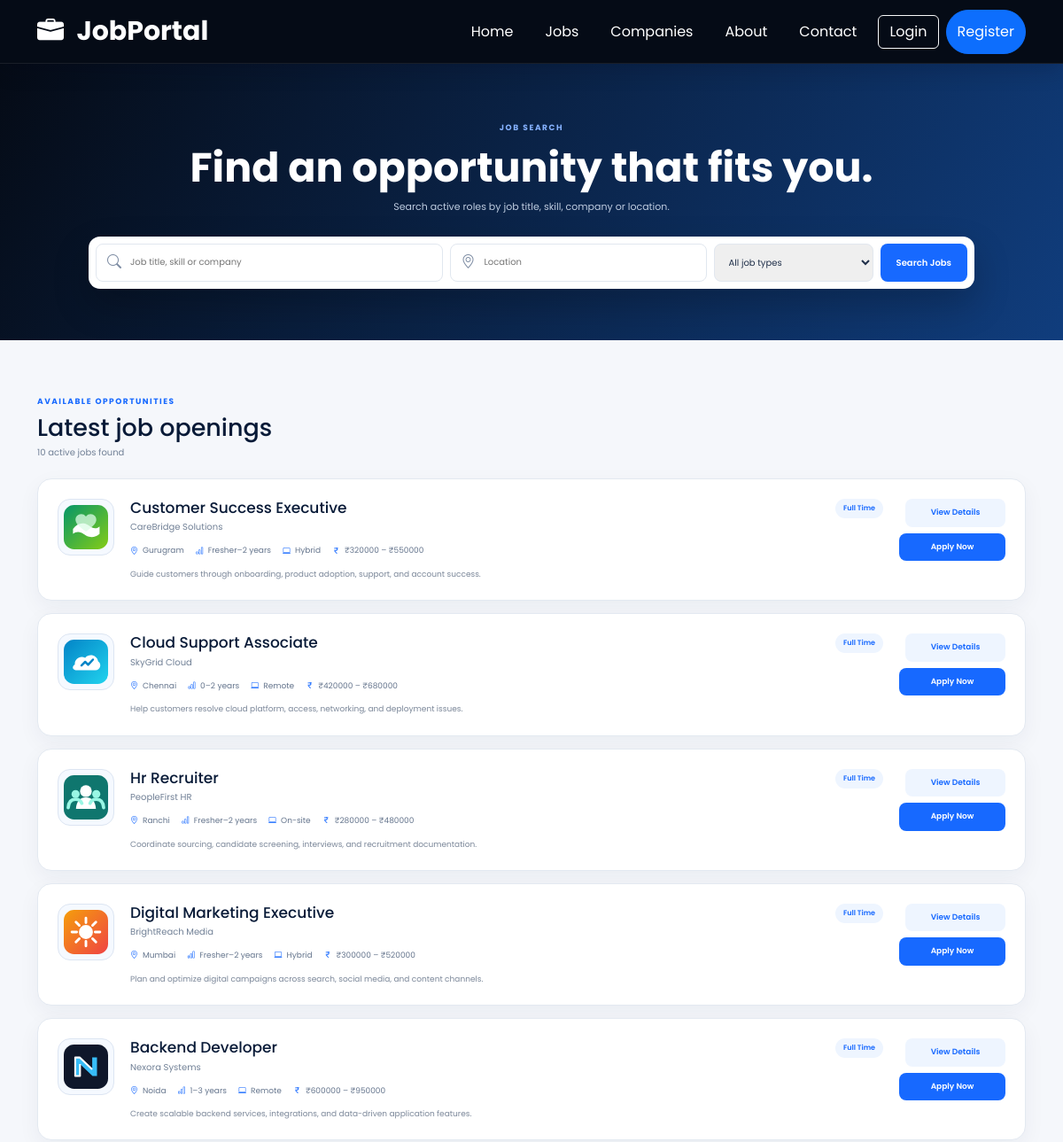
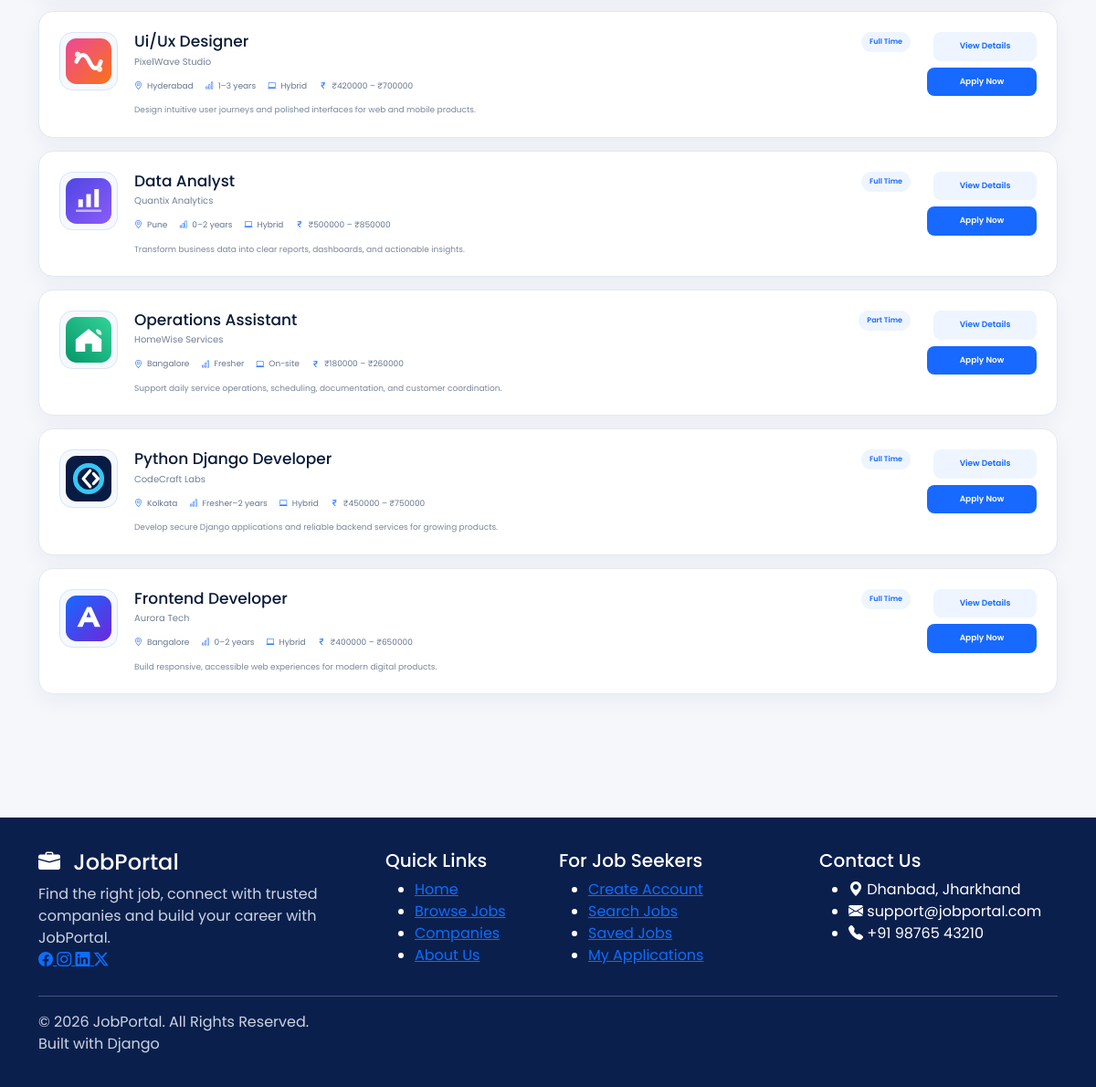
Page /jobs/browse/ on the committed database (2 pictures, top to bottom).
### jobs/models.py (models this page shows, shortened)
class Job(models.Model):
    JOB_TYPES = (
        ("full_time", "Full Time"),
        ("part_time", "Part Time"),
        ("internship", "Internship"),
        ("contract", "Contract"),
        ("remote", "Remote"),
    )
    employer = models.ForeignKey(
        settings.AUTH_USER_MODEL,
        on_delete=models.CASCADE,
        related_name="posted_jobs"
    )
    title = models.CharField(max_length=200)
    company_name = models.CharField(
        max_length=180,
        blank=True
    )
    category = models.CharField(
        max_length=100,
        blank=True
    )
    job_type = models.CharField(
        max_length=20,
        choices=JOB_TYPES
    )
    location = models.CharField(max_length=150)
    experience = models.CharField(
        max_length=100,
        blank=True
    )
    minimum_salary = models.PositiveIntegerField(
        blank=True,
        null=True
    )
    maximum_salary = models.PositiveIntegerField(
        blank=True,
        null=True
    )
    description = models.TextField()
    requirements = models.TextField()
    skills = models.CharField(
        max_length=500,
        blank=True
    )
    application_deadline = models.DateField(
        blank=True,
        null=True
    )
    number_of_vacancies = models.PositiveIntegerField(
        default=1
    )
    work_mode = models.CharField(
        max_length=50,
        blank=True
    )
    education_level = models.CharField(
        max_length=100,
        blank=True
    )
    benefits = models.CharField(
        max_length=500,
        blank=True
    )
    company_logo = models.ImageField(
        upload_to="company_logos/",
        blank=True,
        null=True
    )
    is_active = models.BooleanField(default=True)
    created_at = models.DateTimeField(auto_now_add=True)
    updated_at = models.DateTimeField(auto_now=True)

### accounts/models.py (models this page shows, shortened)
class User(AbstractUser):
    USER_TYPES = (
        ('candidate', 'Candidate'),
        ('employer', 'Employer'),
    )
    user_type = models.CharField(
        max_length=20,
        choices=USER_TYPES
    )
    phone = models.CharField(
        max_length=15,
        blank=True
    )
    profile_image = models.ImageField(
        upload_to='profiles/',
        blank=True,
        null=True
    )
    resume = models.FileField(
    upload_to="resumes/",
    blank=True,
    null=True
)

### jobs/views.py (the view, shortened to what this page needs)
# urls.py: path('browse/', views.browse_jobs, name='browse_jobs'),
def browse_jobs(request):
    jobs = Job.objects.filter(
        is_active=True
    )
    search_query = request.GET.get(
        "search",
        ""
    ).strip()
    location = request.GET.get(
        "location",
        ""
    ).strip()
    job_type = request.GET.get(
        "job_type",
        ""
    ).strip()
    if location:
        jobs = jobs.filter(
            location__icontains=location
        )
    if job_type:
        jobs = jobs.filter(
            job_type=job_type
        )
    jobs = jobs.order_by("-created_at")
    paginator = Paginator(
        jobs,
        10
    )
    page_number = request.GET.get("page")
    page_obj = paginator.get_page(
        page_number
    )
    saved_job_ids = []
    return render(
        request,
        "jobs.html",
        {
            "jobs": page_obj,
            "page_obj": page_obj,
            "saved_job_ids": saved_job_ids,
            "search_query": search_query,
            "selected_location": location,
            "selected_job_type": job_type,
            "jobs_count": paginator.count,
        }
    )

### templates/jobs.html (shortened to what this page needs)
{% extends "base.html" %}{% load static %}
{% block content %}
<header class="browse-professional-hero"><div class="container"><span>JOB SEARCH</span><h1>Find an opportunity that fits you.</h1><p>Search active roles by job title, skill, company or location.</p><form method="get" class="browse-search-form"><div><i class="bi bi-search"></i><input name="search" value="{{ search_query }}" placeholder="Job title, skill or company"></div><div><i class="bi bi-geo-alt"></i><input name="location" value="{{ selected_location }}" placeholder="Location"></div><select name="job_type"><option value="">All job types</option></select><button type="submit">Search Jobs</button></form></div></header>
<main class="browse-professional-page"><div class="container"><div class="browse-results-heading"><div><span>AVAILABLE OPPORTUNITIES</span><h2>Latest job openings</h2><p>{{ jobs_count }} active job{{ jobs_count|pluralize }} found</p></div></div>
<div class="browse-job-list">{% for job in jobs %}<article class="browse-job-card"><div class="browse-company-logo">{% if job.company_logo %}<img src="{{ job.company_logo.url }}" alt="Company logo">{% else %}{{ job.title|slice:":1"|upper }}{% endif %}</div><div class="browse-job-content"><div class="browse-title-line"><div><h3>{{ job.title|title }}</h3><p>{{ job.company_name|default:job.employer.first_name|default:job.employer.username }}</p></div><span>{{ job.get_job_type_display }}</span></div><div class="browse-job-meta"><span><i class="bi bi-geo-alt"></i>{{ job.location }}</span><span><i class="bi bi-bar-chart"></i>{{ job.experience|default:"Not specified" }}</span><span><i class="bi bi-laptop"></i>{{ job.work_mode|default:"On-site" }}</span><span><i class="bi bi-currency-rupee"></i>{% if job.minimum_salary and job.maximum_salary %}₹{{ job.minimum_salary }} – ₹{{ job.maximum_salary }}{% else %}Not disclosed{% endif %}</span></div><p class="browse-description">{{ job.description|truncatewords:24 }}</p></div><div class="browse-job-actions">{% if request.user.is_authenticated and request.user.user_type == 'candidate' %}<form method="post" action="{% url 'toggle_saved_job' job.id %}">{% csrf_token %}<input type="hidden" name="next" value="{{ request.get_full_path }}"><button type="submit" class="browse-save-btn" aria-label="Save job"><i class="bi {% if job.id in saved_job_ids %}bi-bookmark-check-fill{% else %}bi-bookmark{% endif %}"></i></button></form>{% endif %}<a href="{% url 'job_detail' job.id %}" class="browse-view-btn">View Details</a><a href="{% url 'apply_job' job.id %}" class="browse-apply-btn">Apply Now</a></div></article>{% empty %}<div class="pro-empty wide"><i class="bi bi-search"></i><h3>No matching jobs found</h3><p>Try a different keyword, location or job type.</p><a href="{% url 'browse_jobs' %}">Reset Search</a></div>{% endfor %}</div>
</div></main>
{% endblock %}

### rows in the picture
Job: company_logo (picture), title "Customer Success Executive", company_name "CareBridge Solutions", job_type "Full Time", location "Gurugram", experience "Fresher–2 years", work_mode "Hybrid", minimum_salary "320000", maximum_salary "550000", description "Guide customers through onboarding, product adoption, support, and account success."
Job: company_logo (picture), title "Cloud Support Associate", company_name "SkyGrid Cloud", job_type "Full Time", location "Chennai", experience "0–2 years", work_mode "Remote", minimum_salary "420000", maximum_salary "680000", description "Help customers resolve cloud platform, access, networking, and deployment issues."
Job: company_logo (picture), title "Hr Recruiter", company_name "PeopleFirst HR", job_type "Full Time", location "Ranchi", experience "Fresher–2 years", work_mode "On-site", minimum_salary "280000", maximum_salary "480000", description "Coordinate sourcing, candidate screening, interviews, and recruitment documentation."
Job: company_logo (picture), title "Digital Marketing Executive", company_name "BrightReach Media", job_type "Full Time", location "Mumbai", experience "Fresher–2 years", work_mode "Hybrid", minimum_salary "300000", maximum_salary "520000", description "Plan and optimize digital campaigns across search, social media, and content channels."
Job: company_logo (picture), title "Backend Developer", company_name "Nexora Systems", job_type "Full Time", location "Noida", experience "1–3 years", work_mode "Remote", minimum_salary "600000", maximum_salary "950000", description "Create scalable backend services, integrations, and data-driven application features."
Job: company_logo (picture), title "Ui/Ux Designer", company_name "PixelWave Studio", job_type "Full Time", location "Hyderabad", experience "1–3 years", work_mode "Hybrid", minimum_salary "420000", maximum_salary "700000", description "Design intuitive user journeys and polished interfaces for web and mobile products."
Job: company_logo (picture), title "Data Analyst", company_name "Quantix Analytics", job_type "Full Time", location "Pune", experience "0–2 years", work_mode "Hybrid", minimum_salary "500000", maximum_salary "850000", description "Transform business data into clear reports, dashboards, and actionable insights."
Job: company_logo (picture), title "Operations Assistant", company_name "HomeWise Services", job_type "Part Time", location "Bangalore", experience "Fresher", work_mode "On-site", minimum_salary "180000", maximum_salary "260000", description "Support daily service operations, scheduling, documentation, and customer coordination."
Job: company_logo (picture), title "Python Django Developer", company_name "CodeCraft Labs", job_type "Full Time", location "Kolkata", experience "Fresher–2 years", work_mode "Hybrid", minimum_salary "450000", maximum_salary "750000", description "Develop secure Django applications and reliable backend services for growing products."
Job: company_logo (picture), title "Frontend Developer", company_name "Aurora Tech", job_type "Full Time", location "Bangalore", experience "0–2 years", work_mode "Hybrid", minimum_salary "400000", maximum_salary "650000", description "Build responsive, accessible web experiences for modern digital products."

### other values in the picture
{{ jobs_count }} "10"
